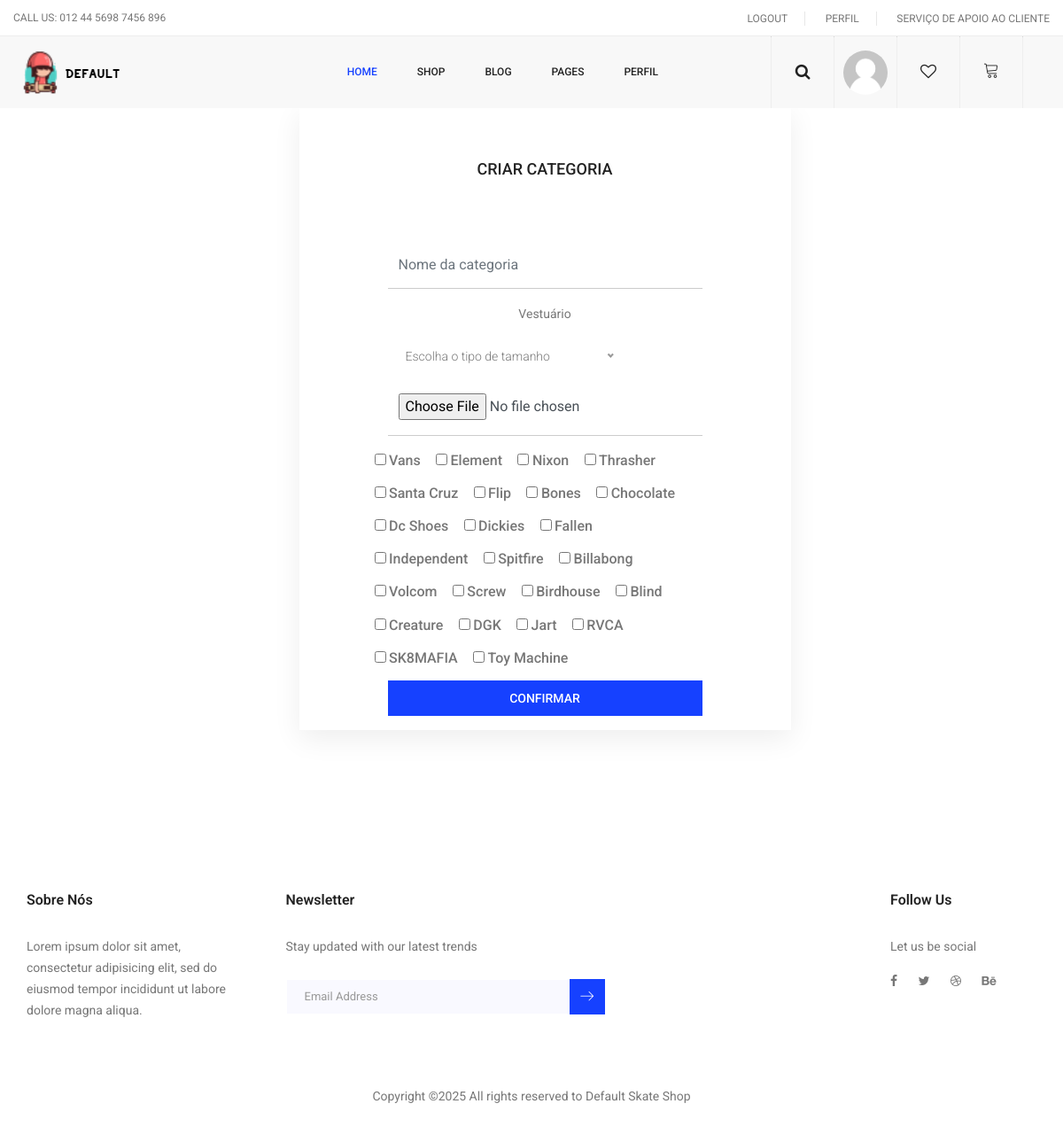
The page /pap/index.php?pagina=inserir_categorias&cat=1 (signed in) on the database its author committed.
### tables this page shows
CREATE TABLE `categoria` (
  `cod_categoria` int(11) NOT NULL,
  `nome_categoria` varchar(255) NOT NULL,
  `nome_foto` varchar(255) NOT NULL,
  `tamanho_foto` int(11) NOT NULL,
  `formato_foto` varchar(255) NOT NULL,
  `dados_foto` longblob NOT NULL,
  `descricao` text NOT NULL,
  `ativo` int(1) NOT NULL DEFAULT 1,
  `cod_categoria_precedente` int(11) NOT NULL
);

CREATE TABLE `marca` (
  `cod_marca` int(11) NOT NULL,
  `nome_marca` varchar(255) NOT NULL,
  `nome_foto` varchar(255) NOT NULL,
  `tamanho_foto` int(255) NOT NULL,
  `tipo_foto` varchar(255) NOT NULL,
  `dados_foto` longblob NOT NULL,
  `descricao_marca` text NOT NULL,
  `promocao_marca` int(4) NOT NULL,
  `ativo` tinyint(1) NOT NULL DEFAULT 1
);

### pap/inserir_categorias.php (the view, shortened to what this page needs)
<html>
	<head>
	</head>
	<body>
<section class="login_box_area p_120">
		<div class="container">
<div class="row">
		<div class="col-lg-12" align="center">
			<div class="login_box_img">
	<div class="col-lg-6">
						<div class="login_form_inner reg_form">
							<h3>Criar categoria</h3>
								<form class="row login_form" action="" enctype="multipart/form-data" method="POST" id="contactForm">
								<div class="col-md-12 form-group">
									<input type="text" class="form-control" id="nome_categoria" name="nome_categoria"  placeholder="Nome da categoria" required="required">
								</div>
								<div class="form-select" id="default-select">
						<?php if(isset($_GET["cat"])){
	$consulta = "select * from categoria" ;
	$result = mysqli_query($ligax, $consulta);
	if($result) { ?>
	<?php	while($registo=mysqli_fetch_assoc($result)){
			$cod_categoria=$registo['cod_categoria'];
			$nome_categoria=$registo['nome_categoria'];
			 if($_GET["cat"]==$cod_categoria){ ?>
			<input type="hidden" name="sub_cat" value="<?php echo $cod_categoria ?>"> <?php echo $nome_categoria; ?>
			<?php  } } } }?></div>
										<div class="col-md-12 form-group">
									<div class="default-select" id="default-select">
							</div>
								</div>
								<div class="col-md-12 form-group">
									<input type="file" class="form-control" id="foto"  name="foto" >
								</div>
<?php
				$query="select * from marca";
				$result=mysqli_query($ligax,$query);
				if($result) {
				while($registo=mysqli_fetch_assoc($result)){
					?> <div> <?php
					$nome_marca=$registo['nome_marca'];
					$cod_marca=$registo['cod_marca']; ?>
					<input type="checkbox" name="cod_marca[]" value="<?php echo $cod_marca; ?>">
					<label><h5><?php echo $nome_marca; ?></h5></label>
					?></div> <?php }
				}
				?>
								<div class="col-md-12 form-group">
									<button type="submit" name="submit" value="Confirmar" class="btn submit_btn">Confirmar</button>
								</div>
						</form>
					</div>
					</div>
						</div>
					</div>
				</div>
					</div>
				</section>

### pap/index.php (shortened to what this page needs)
<?php
include ('ligacao.php');
?>
<!doctype html>
<html lang="en">
<head>
	<link rel="stylesheet" href="css/bootstrap.css">
	<link rel="stylesheet" href="vendors/linericon/style.css">
	<link rel="stylesheet" href="css/font-awesome.min.css">
	<link rel="stylesheet" href="vendors/owl-carousel/owl.carousel.min.css">
	<link rel="stylesheet" href="vendors/lightbox/simpleLightbox.css">
	<link rel="stylesheet" href="vendors/nice-select/css/nice-select.css">
	<link rel="stylesheet" href="vendors/animate-css/animate.css">
	<link rel="stylesheet" href="vendors/jquery-ui/jquery-ui.css">
	<link rel="stylesheet" href="css/style.css">
	<link rel="stylesheet" href="css/responsive.css">
</head>
<body>
		<?php
        if (isset($_SESSION["perfil"])) {
            if (($_SESSION ["perfil"])==2) include("menuadmin.php");
           else if (($_SESSION ["perfil"])==1) include("menuutil.php");
		   else if (($_SESSION ["perfil"])==0) include("menuvisit.php");
		   else if (($_SESSION ["perfil"])==-1) include("menuvisit.php");
        } else include ("menuvisit.php");
		?>
	<?php
	if(isset($_GET['pagina'])) {
		$pagina=$_GET['pagina'];
		if($pagina=='registar') include('registar.php');
		else if($pagina=='login') include('login.php');
		else if($pagina=='validarlogin') include('home.php');
		else if($pagina=='perfil') include('perfil.php');
		else if($pagina=='perfilmenu') include('perfilmenu.php');
		else if($pagina=='recuperar') include('recuperar.php');
		else if($pagina=='listarutilizadores') include('listarutilizadores.php');
		else if($pagina=='perfil_utilizador') include('perfil_utilizador.php');
		else if($pagina=='recuperar_password') include('recuperar_password.php');
		else if($pagina=='ativar_conta') include('ativar_conta.php');
		else if($pagina=='inserir_categorias') include('inserir_categorias.php');
	}else include("home.php");
	?>
	<?php
	include("footer.php");
	?>

### pap/menuutil.php (shortened to what this page needs)
	<header class="header_area">
		<div class="top_menu row m0">
			<div class="container-fluid">
				<div class="float-left">
					<p>Call Us: 012 44 5698 7456 896</p>
				</div>
				<div class="float-right">
					<ul class="right_side">
						<li>
							<a href="logout.php">
								Logout
							</a>
						</li>
						<li>
							<a href="index.php?pagina=perfil">
								Perfil
							</a>
						</li>
						<li>
							<a href="contact.html">
								Serviço de Apoio ao cliente
							</a>
						</li>
					</ul>
				</div>
			</div>
		</div>
		<div class="main_menu">
			<nav class="navbar navbar-expand-lg navbar-light">
				<div class="container-fluid">
					<a class="navbar-brand logo_h" href="index.php">
						<img src="img/teste.png" alt="">
					</a>
					<div class="collapse navbar-collapse offset" id="navbarSupportedContent">
						<div class="row w-100">
							<div class="col-lg-7 pr-0">
								<ul class="nav navbar-nav center_nav pull-right">
									<li class="nav-item active">
										<a class="nav-link" href="index.php">Home</a>
									</li>
									<li class="nav-item submenu dropdown">
										<a href="#" class="nav-link dropdown-toggle" data-toggle="dropdown" role="button" aria-haspopup="true" aria-expanded="false">Shop</a>
									</li>
									<li class="nav-item submenu dropdown">
										<a href="#" class="nav-link dropdown-toggle" data-toggle="dropdown" role="button" aria-haspopup="true" aria-expanded="false">Blog</a>
									</li>
									<li class="nav-item submenu dropdown">
										<a href="#" class="nav-link dropdown-toggle" data-toggle="dropdown" role="button" aria-haspopup="true" aria-expanded="false">Pages</a>
									</li>
									<li class="nav-item">
										<a class="nav-link" href="index.php?pagina=perfil">perfil</a>
									</li>
								</ul>
							</div>
							<div class="col-lg-5">
								<ul class="nav navbar-nav navbar-right right_nav pull-right">
									<li class="nav-item">
										<a href="#" class="icons">
											<i class="fa fa-search" aria-hidden="true"></i>
										</a>
									</li>
									<li class="nav-item">
										<a href="index.php?pagina=perfil" class="icons">
											<?php
	if(isset($_SESSION["cod_cliente"])){
			$query = "select * from utilizador where cod_cliente='".$_SESSION["cod_cliente"]."'" ;
			$result=mysqli_query($ligax,$query);
			while($registo=mysqli_fetch_assoc($result)){
				$nome_foto=$registo['nome_foto'];
			}
			}
if($nome_foto==NULL){
												?> <img class="perfil1" src="img/perfil.png">
										<?php	} else {
											?>
											<i><img class="perfil1" src="showfile.php?cod_cliente=<?php echo $_SESSION['cod_cliente'];?>"></i>
										<?php } ?>
										</a>
									</li>
									<li class="nav-item">
										<a href="#" class="icons">
											<i class="fa fa-heart-o" aria-hidden="true"></i>
										</a>
									</li>
									<li class="nav-item">
										<a href="index.php?pagina=carrinho" class="icons">
											<i class="lnr lnr lnr-cart"></i>
										</a>
									</li>
								</ul>
							</div>
						</div>
					</div>
				</div>
			</nav>
		</div>
	</header>

### pap/footer.php (shortened to what this page needs)
<footer class="footer-area section_gap">
		<div class="container">
			<div class="row">
				<div class="col-lg-3  col-md-6 col-sm-6">
					<div class="single-footer-widget">
						<h6 class="footer_title">Sobre Nós</h6>
						<p>Lorem ipsum dolor sit amet, consectetur adipisicing elit, sed do eiusmod tempor incididunt ut labore dolore magna aliqua.</p>
					</div>
				</div>
				<div class="col-lg-4 col-md-6 col-sm-6">
					<div class="single-footer-widget">
						<h6 class="footer_title">Newsletter</h6>
						<p>Stay updated with our latest trends</p>
						<div id="mc_embed_signup">
							<form target="_blank" action="https://spondonit.us12.list-manage.com/subscribe/post?u=1462626880ade1ac87bd9c93a&amp;id=92a4423d01"
							 method="get" class="subscribe_form relative">
								<div class="input-group d-flex flex-row">
									<input name="EMAIL" placeholder="Email Address" onfocus="this.placeholder = ''" onblur="this.placeholder = 'Email Address '"
									 required="" type="email">
									<button class="btn sub-btn">
										<span class="lnr lnr-arrow-right"></span>
									</button>
								</div>
							</form>
						</div>
					</div>
				</div>
				<div class="col-lg-3 col-md-6 col-sm-6">
				</div>
				<div class="col-lg-2 col-md-6 col-sm-6">
					<div class="single-footer-widget f_social_wd">
						<h6 class="footer_title">Follow Us</h6>
						<p>Let us be social</p>
						<div class="f_social">
							<a href="#">
								<i class="fa fa-facebook"></i>
							</a>
							<a href="#">
								<i class="fa fa-twitter"></i>
							</a>
							<a href="#">
								<i class="fa fa-dribbble"></i>
							</a>
							<a href="#">
								<i class="fa fa-behance"></i>
							</a>
						</div>
					</div>
				</div>
			</div>
			<div class="row footer-bottom d-flex justify-content-between align-items-center">
				<p class="col-lg-12 footer-text text-center">
Copyright &copy;<script>document.write(new Date().getFullYear());</script> All rights reserved to Default Skate Shop</a>
				</p>
			</div>
		</div>
	</footer>

### pap/index.php (style rules this page uses)
.perfil1 { border:block; border-radius:50%; height:50px; width:50px; margin:10px auto; object-fit:cover; object-position:50% 50% }

### rows shown on the page
categoria: nome_categoria "Vestuário"
marca: nome_marca "Vans"
marca: nome_marca "Element"
marca: nome_marca "Nixon"
marca: nome_marca "Thrasher"
marca: nome_marca "Santa Cruz"
marca: nome_marca "Flip"
marca: nome_marca "Bones"
marca: nome_marca "Chocolate"
marca: nome_marca "Dc Shoes"
marca: nome_marca "Dickies"
marca: nome_marca "Fallen"
marca: nome_marca "Independent"
marca: nome_marca "Spitfire"
marca: nome_marca "Billabong"
marca: nome_marca "Volcom"
marca: nome_marca "Screw"
marca: nome_marca "Birdhouse"
marca: nome_marca "Blind"
marca: nome_marca "Creature"
marca: nome_marca "DGK"
marca: nome_marca "Jart"
marca: nome_marca "RVCA"
marca: nome_marca "SK8MAFIA"
marca: nome_marca "Toy Machine"
